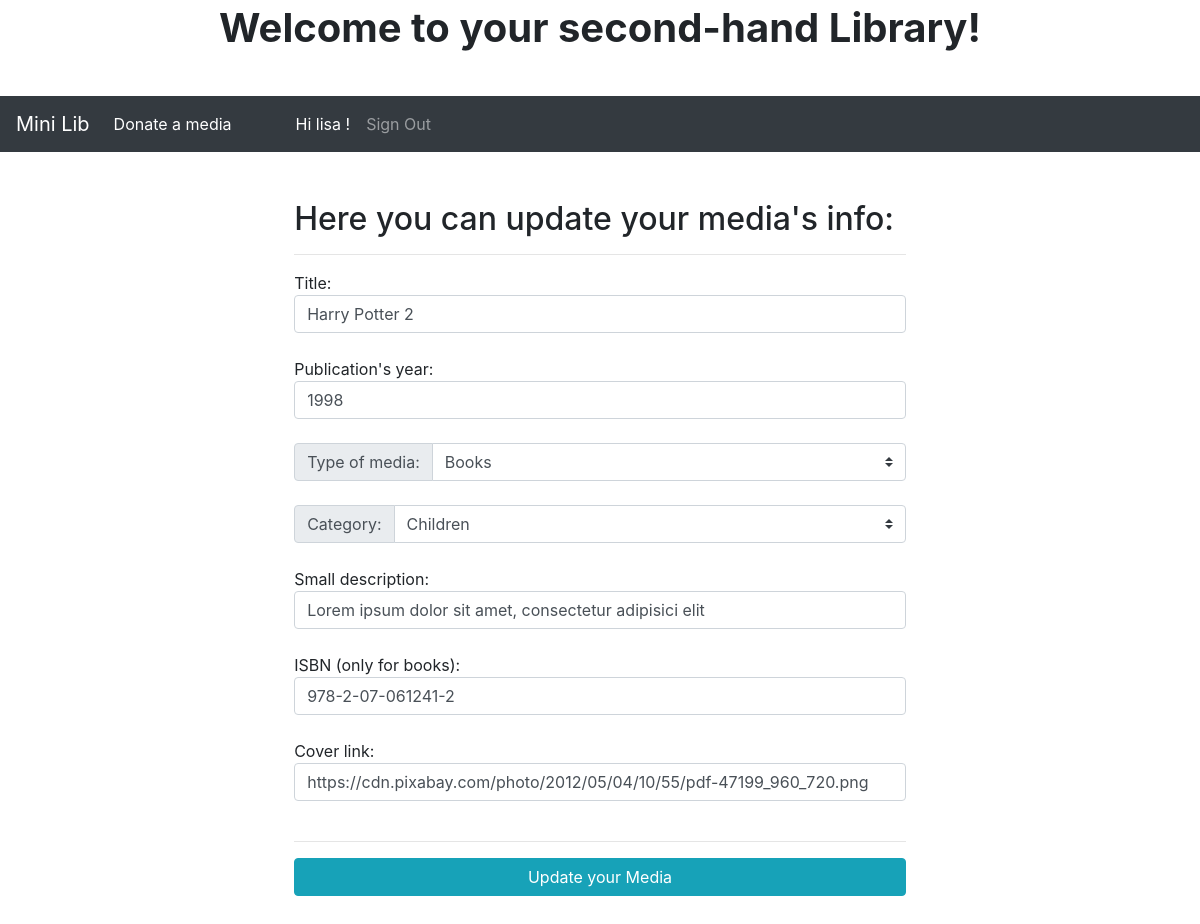
/updateMedia.php?id=2 (signed in), run on the app's committed database.
### tables this page shows
CREATE TABLE `users` (
  `userID` int(11) NOT NULL,
  `nickName` varchar(50) NOT NULL,
  `userPass` varchar(255) NOT NULL,
  `email` varchar(200) NOT NULL,
  `userStatus` enum('user','admin') DEFAULT 'user'
);

CREATE TABLE `medias` (
  `mediaID` int(11) NOT NULL,
  `publishDate` year(4) NOT NULL,
  `imageLink` varchar(500) DEFAULT NULL,
  `description` varchar(500) NOT NULL,
  `ISBN` varchar(20) NOT NULL,
  `title` varchar(200) NOT NULL,
  `available` enum('yes','no') DEFAULT 'yes',
  `category` enum('Novel','Fiction','Biography','Horror','Children','Manga','Comic','Health','Education','Diverse') DEFAULT 'Diverse',
  `type` enum('Book','CD','DVD') NOT NULL,
  `fk_userID` int(11) DEFAULT NULL,
  `fk_publisherID` int(11) DEFAULT NULL,
  `fk_authorID` int(11) DEFAULT NULL
);

### database/dbAccess.php (called while the page is built, shortened)
<?php
function getUserNickname($userID){
    $conn = connect();
    $res=mysqli_query($conn, "SELECT * FROM users WHERE userID=".$userID);
    $userRow=mysqli_fetch_array($res, MYSQLI_ASSOC);
    return $userRow['nickName'];
}
?>

### updateMedia.php (the view, shortened to what this page needs)
<?php
require_once 'database/dbAccess.php';
$conn = connect();
?>
<!DOCTYPE html>
<html lang="en">
<head>
    <link href="https://stackpath.bootstrapcdn.com/bootstrap/4.4.1/css/bootstrap.min.css" rel="stylesheet">
    <link rel="stylesheet" href="library.css">
</head>
<body>
<div id="content">
    <header>
        <h1 class="font-weight-bold text-center p-1">Welcome to your second-hand Library!</h1>
        <div class="text-center p-1"><img class="col-md-1 col-3 " src="https://cdn.pixabay.com/photo/2014/03/25/16/27/literature-297187_960_720.png" alt=""></div>
    </header>
    <nav class="navbar navbar-expand-lg navbar-dark bg-dark mb-sm-5 ">
        <a class="navbar-brand" href="home.php">Mini Lib</a>
        <div class="collapse navbar-collapse" id="navbarSupportedContent">
            <ul class="navbar-nav mr-auto">
                <li class="nav-item active">
                    <a class="nav-link" href="#">Donate a media</a>
                </li>
                <li class="nav-item active ml-5">
                    <span class="nav-link" >Hi <?php echo  getUserNickname($userID); ?> !</span>
                </li>
                <li class="nav-item">
                    <a class="nav-link" href="logout.php?logout">Sign Out</a>
                </li>
            </ul>
        </div>
    </nav>
    <div id="mediaContent" class="container mt-sm-5 col-8 ">
        <?php
        if ($_GET["id"]) {
        $id =  $_GET["id"];
        $sql = "SELECT * FROM medias WHERE mediaID = $id";
        $result = mysqli_query($conn, $sql);
        $row= $result->fetch_assoc();
        }
        ?>
        <form class="col-10 mx-auto" method="post"  action="updateMedia.php?id=<?=$id?>"  autocomplete="off" >
            <h2>Here you can update your media's info:</h2>
            <hr />
            Title:
            <input class ="form-control" type="text" name="title" id="title" value="<?php echo $row['title']?>"placeholder ="Enter Title"  maxlength ="50"  /><br>
            Publication's year:
            <input class ="form-control" type="text" name="publishDate" id="publishDate" placeholder ="Enter the year of publication, i.e. 2006"  maxlength ="4" value="<?php echo $row['publishDate']?>" /><br>
            <div class="input-group mb-4">
                <div class="input-group-prepend">
                    <label class="input-group-text" for="inputGroupSelect01">Type of media:</label>
                </div>
                <select name="type" value="<?php echo $row['type']?>" class="custom-select" id="inputGroupSelect01">
                    <option name="type" value="Book" <?php if($row['type'] == 'Book') echo "selected='selected'"?>>Books</option>
                </select>
            </div>
            <div class="input-group mb-4">
                <div class="input-group-prepend">
                    <label class="input-group-text" for="inputGroupSelect01">Category:</label>
                </div>
                <select name="category" value="<?php echo $row['category']?>" class="custom-select " id="inputGroupSelect02">
                    <option name="category" value="Children" <?php if($row['category'] == 'Children') echo "selected='selected'"?>>Children</option>
                </select>
            </div>
            Small description:
            <input class ="form-control" type="text" name="description" id="description" placeholder ="Enter a small description of your media" value="<?php echo $row['description']?>" maxlength ="500"  /><br>
            ISBN (only for books):
            <input class ="form-control" type="text" name="ISBN" id="ISBN" placeholder ="Enter the ISBN number of your book" value="<?php echo $row['ISBN']?>" maxlength ="20"  /><br>
            Cover link:
            <input class ="form-control" type="text" name="imageLink" id="imageLink" placeholder ="Copy here a link for the cover of your media" value="<?php echo $row['imageLink']?>" maxlength ="500"  /><br>
            <hr />
            <button   type = "submit"   class = "btn btn-block btn-info"   name = "donate" >Update your Media</button >
        </form >
    </div>
</div>
</body>
</html>

### library.css (style rules this page uses)
body { background-image: url("https://cdn.pixabay.com/photo/2013/07/18/14/56/open-163976_960_720.jpg"); background-repeat: repeat-y; background-size: 100%; }
html, body { height: 100%; }
#content { background-color: rgba(255,255,255, 0.5); margin: 0; height: 100%; }
#mediaContent { margin-top: 1%; height: 55%; overflow: auto; }

### data on the page
users: nickName "lisa"
medias: title "Harry Potter 2", publishDate "1998", type "Books", category "Children", description "Lorem ipsum dolor sit amet, consectetur adipisici elit", ISBN "978-2-07-061241-2", imageLink "https://cdn.pixabay.com/photo/2012/05/04/10/55/pdf-47199_960_720.png"
